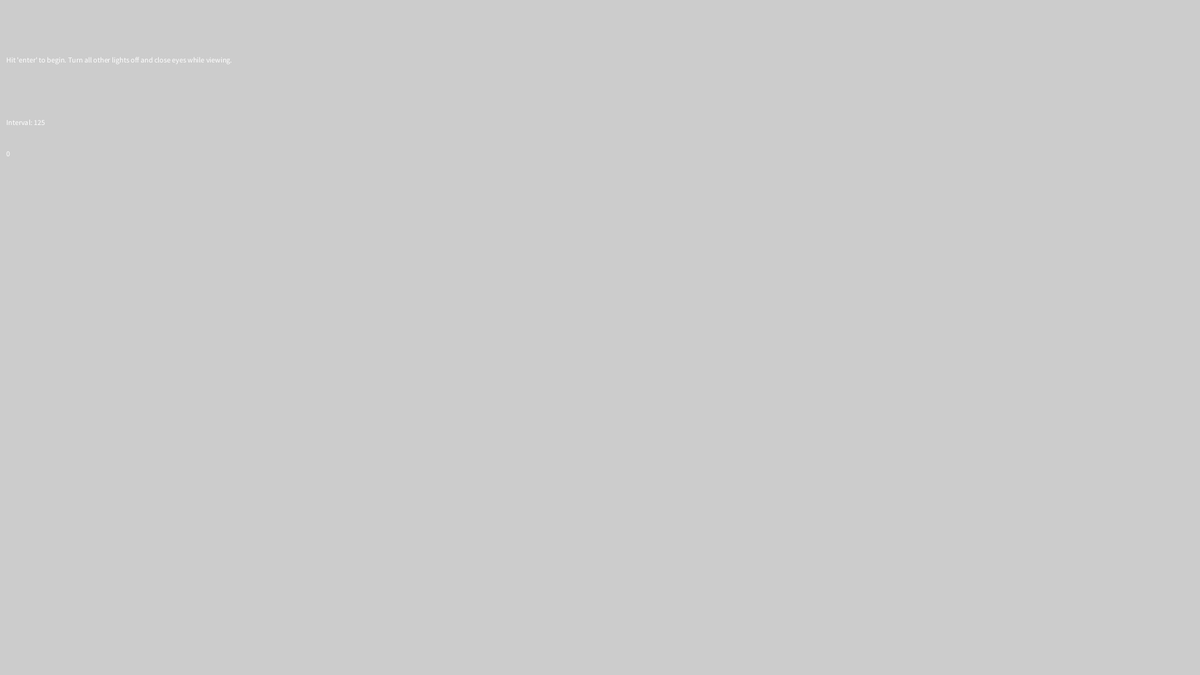
Frame 1 (no input)
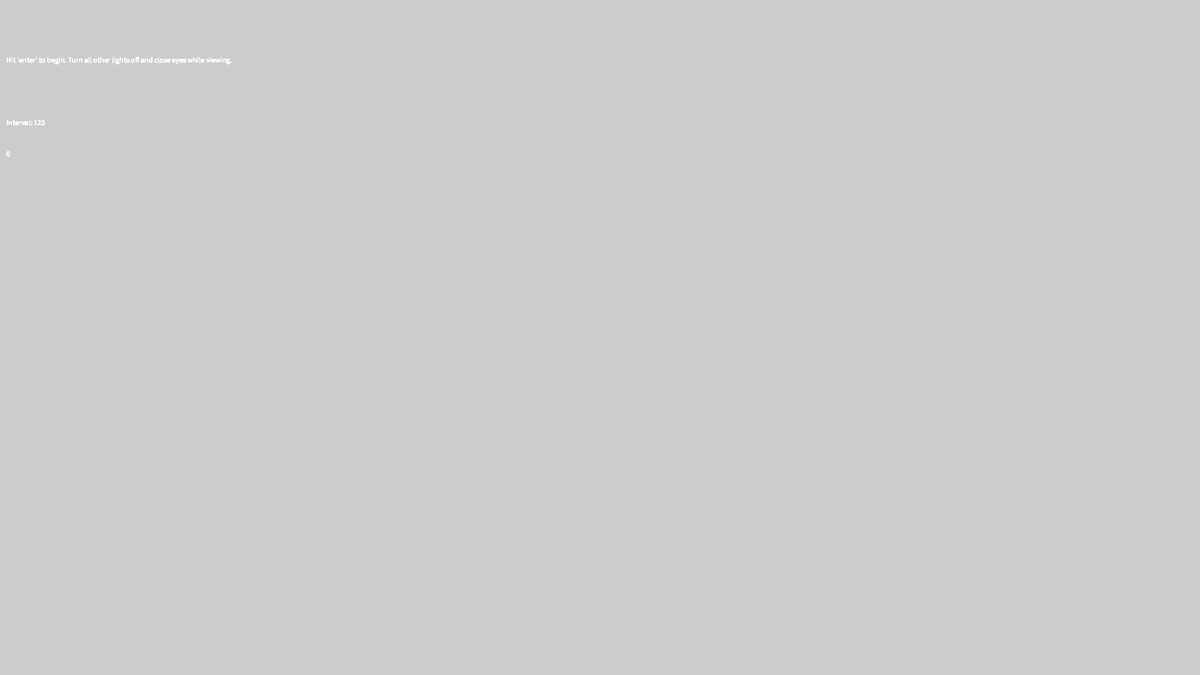
Frame 60 (the mouse pressed at the canvas centre just before this capture)
Frame 120 (the mouse held since frame 60 and released just before this capture): identical to frame 60, image omitted

The Processing sketch that drew these frames (run headless with seeded random() and noise(); from frame 60 on, the mouse is pressed at the canvas centre):

// Processing sketch: processing_57789
// ── processing_57789.pde

//Inspired by the Dream Machine by Brian Gysin, 195-whenever
//Written by Chris Parsell, 4/1/2012    chris.p.parsell@gmail.com
//I'm interested to hear reports of results
//If any tweaks to the code enhance results, let me know. 

//Oh and beware that these patterns can cause epileptic seizures
//in anyone who's succeptible. Estimated 1 in 10,000 have it.

int interval = 125;
int state = 0;
int on = 0;

void setup() {
  size(1920, 1080);
  frameRate(35);
}

void draw() {
  if (on ==1) {
    if (state == 0) {  
      fill(0);
      rect(0, 0, width, height);
      delay(interval);
      state = 1;
    }
    else if (state == 1) {
      fill(255, 220, 200);
      rect(0, 0, width, height);
      delay(interval);
      state = 0;
    }
    fill(0);
  }
  text ("Hit 'enter' to begin. Turn all other lights off and close eyes while viewing.", 10, 100);
  text("Interval: " + interval, 10, 200);
  text(on, 10, 250);
}

void keyPressed()
{
  switch(keyCode)
  {
  case UP:
    if (interval < 500) {
      interval+= 10;
    }
    break;
  case DOWN:
    if (interval > 10) {
      interval-= 10;
    }
    break;
  case ENTER:
      on = 1;
    break;
  }
}
